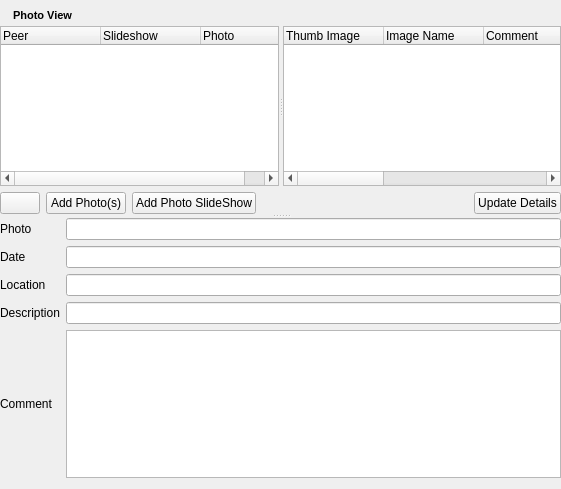
<?xml version="1.0" encoding="UTF-8"?>
<ui version="4.0">
 <class>PhotoDialog</class>
 <widget class="QWidget" name="PhotoDialog">
  <property name="geometry">
   <rect>
    <x>0</x>
    <y>0</y>
    <width>561</width>
    <height>489</height>
   </rect>
  </property>
  <layout class="QGridLayout">
   <property name="leftMargin">
    <number>0</number>
   </property>
   <property name="topMargin">
    <number>6</number>
   </property>
   <property name="rightMargin">
    <number>0</number>
   </property>
   <property name="verticalSpacing">
    <number>0</number>
   </property>
   <item row="0" column="0">
    <widget class="QLabel" name="photoiconlabel">
     <property name="text">
      <string/>
     </property>
     <property name="pixmap">
      <pixmap resource="../images.qrc">:/images/image16.png</pixmap>
     </property>
     <property name="scaledContents">
      <bool>true</bool>
     </property>
    </widget>
   </item>
   <item row="0" column="1">
    <widget class="QLabel" name="label_7">
     <property name="text">
      <string>&lt;html&gt;&lt;head&gt;&lt;meta name=&quot;qrichtext&quot; content=&quot;1&quot; /&gt;&lt;style type=&quot;text/css&quot;&gt;
p, li { white-space: pre-wrap; }
&lt;/style&gt;&lt;/head&gt;&lt;body style=&quot; font-family:'MS Shell Dlg 2'; font-size:8.25pt; font-weight:400; font-style:normal;&quot;&gt;
&lt;p style=&quot; margin-top:0px; margin-bottom:0px; margin-left:0px; margin-right:0px; -qt-block-indent:0; text-indent:0px;&quot;&gt;&lt;span style=&quot; font-size:8pt; font-weight:600;&quot;&gt;Photo View&lt;/span&gt;&lt;/p&gt;&lt;/body&gt;&lt;/html&gt;</string>
     </property>
    </widget>
   </item>
   <item row="0" column="2">
    <spacer>
     <property name="orientation">
      <enum>Qt::Horizontal</enum>
     </property>
     <property name="sizeHint" stdset="0">
      <size>
       <width>391</width>
       <height>20</height>
      </size>
     </property>
    </spacer>
   </item>
   <item row="1" column="0" colspan="3">
    <widget class="QSplitter" name="photoSplitter">
     <property name="orientation">
      <enum>Qt::Vertical</enum>
     </property>
     <widget class="QWidget" name="layoutWidget">
      <layout class="QVBoxLayout">
       <item>
        <widget class="QSplitter" name="splitter">
         <property name="orientation">
          <enum>Qt::Horizontal</enum>
         </property>
         <widget class="QTreeWidget" name="peerTreeWidget">
          <property name="contextMenuPolicy">
           <enum>Qt::CustomContextMenu</enum>
          </property>
          <column>
           <property name="text">
            <string>Peer</string>
           </property>
          </column>
          <column>
           <property name="text">
            <string>Slideshow</string>
           </property>
          </column>
          <column>
           <property name="text">
            <string>Photo</string>
           </property>
          </column>
         </widget>
         <widget class="QTreeWidget" name="photoTreeWidget">
          <property name="contextMenuPolicy">
           <enum>Qt::CustomContextMenu</enum>
          </property>
          <column>
           <property name="text">
            <string>Thumb Image</string>
           </property>
          </column>
          <column>
           <property name="text">
            <string>Image Name</string>
           </property>
          </column>
          <column>
           <property name="text">
            <string>Comment</string>
           </property>
          </column>
          <column>
           <property name="text">
            <string>Date</string>
           </property>
          </column>
          <column>
           <property name="text">
            <string>Location</string>
           </property>
          </column>
          <column>
           <property name="text">
            <string>Size</string>
           </property>
          </column>
          <column>
           <property name="text">
            <string>PeerId</string>
           </property>
          </column>
          <column>
           <property name="text">
            <string>PhotoId</string>
           </property>
          </column>
         </widget>
        </widget>
       </item>
       <item>
        <layout class="QHBoxLayout">
         <item>
          <widget class="QPushButton" name="expandButton">
           <property name="text">
            <string/>
           </property>
           <property name="icon">
            <iconset resource="../images.qrc">
             <normaloff>:/images/edit_remove24.png</normaloff>:/images/edit_remove24.png</iconset>
           </property>
          </widget>
         </item>
         <item>
          <widget class="QPushButton" name="addButton">
           <property name="toolTip">
            <string>Add Photo(s)</string>
           </property>
           <property name="text">
            <string>Add Photo(s)</string>
           </property>
           <property name="icon">
            <iconset resource="../images.qrc">
             <normaloff>:/images/add_image24.png</normaloff>:/images/add_image24.png</iconset>
           </property>
          </widget>
         </item>
         <item>
          <widget class="QPushButton" name="addShowButton">
           <property name="text">
            <string>Add Photo SlideShow</string>
           </property>
          </widget>
         </item>
         <item>
          <spacer>
           <property name="orientation">
            <enum>Qt::Horizontal</enum>
           </property>
           <property name="sizeHint" stdset="0">
            <size>
             <width>40</width>
             <height>20</height>
            </size>
           </property>
          </spacer>
         </item>
         <item>
          <widget class="QPushButton" name="updateButton">
           <property name="text">
            <string>Update Details</string>
           </property>
           <property name="icon">
            <iconset resource="../images.qrc">
             <normaloff>:/images/quick_restart24.png</normaloff>:/images/quick_restart24.png</iconset>
           </property>
          </widget>
         </item>
        </layout>
       </item>
      </layout>
     </widget>
     <widget class="QWidget" name="layoutWidget">
      <layout class="QGridLayout">
       <item row="0" column="0">
        <widget class="QLabel" name="label">
         <property name="text">
          <string>Photo </string>
         </property>
        </widget>
       </item>
       <item row="0" column="1">
        <widget class="QLineEdit" name="photoNameEdit"/>
       </item>
       <item row="1" column="0">
        <widget class="QLabel" name="label_3">
         <property name="text">
          <string>Date</string>
         </property>
        </widget>
       </item>
       <item row="1" column="1">
        <widget class="QLineEdit" name="photoDateEdit"/>
       </item>
       <item row="2" column="0">
        <widget class="QLabel" name="label_4">
         <property name="text">
          <string>Location</string>
         </property>
        </widget>
       </item>
       <item row="2" column="1">
        <widget class="QLineEdit" name="photoLocEdit"/>
       </item>
       <item row="3" column="0">
        <widget class="QLabel" name="label_5">
         <property name="text">
          <string>Description</string>
         </property>
        </widget>
       </item>
       <item row="3" column="1">
        <widget class="QLineEdit" name="photoDescEdit"/>
       </item>
       <item row="4" column="0">
        <widget class="QLabel" name="label_2">
         <property name="text">
          <string>Comment</string>
         </property>
        </widget>
       </item>
       <item row="4" column="1">
        <widget class="QTextEdit" name="photoCommentEdit"/>
       </item>
      </layout>
     </widget>
    </widget>
   </item>
  </layout>
 </widget>
 <resources>
  <include location="../images.qrc"/>
 </resources>
 <connections/>
</ui>
